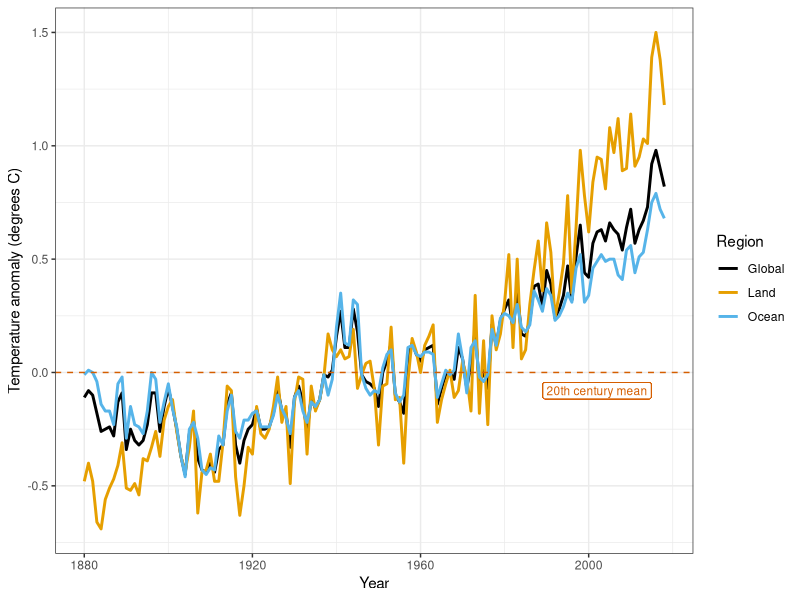
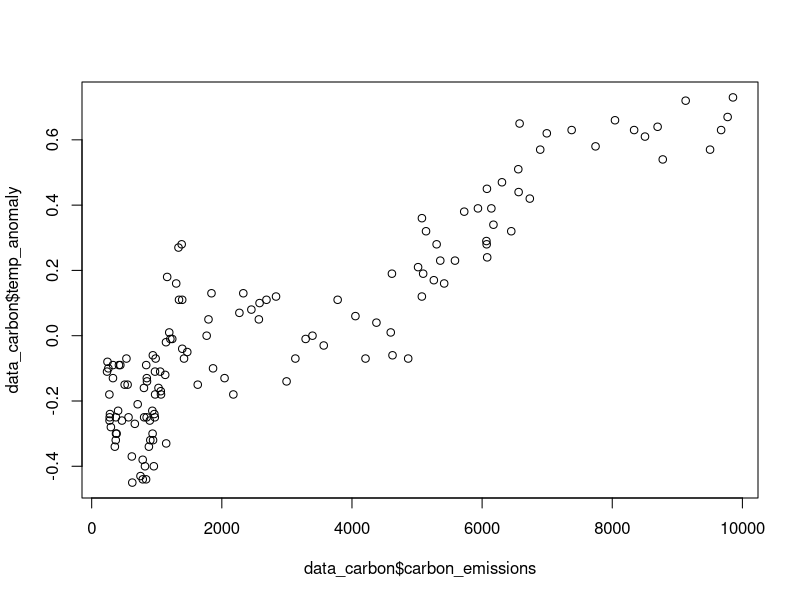
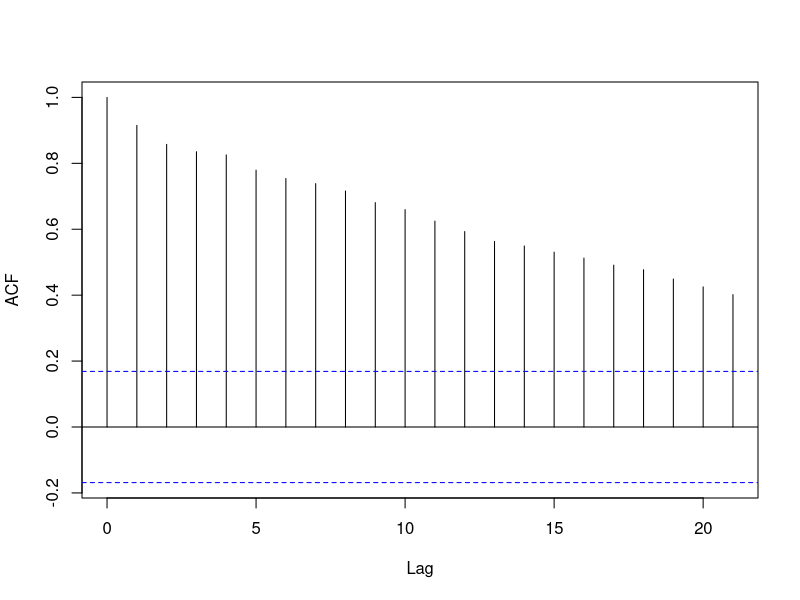
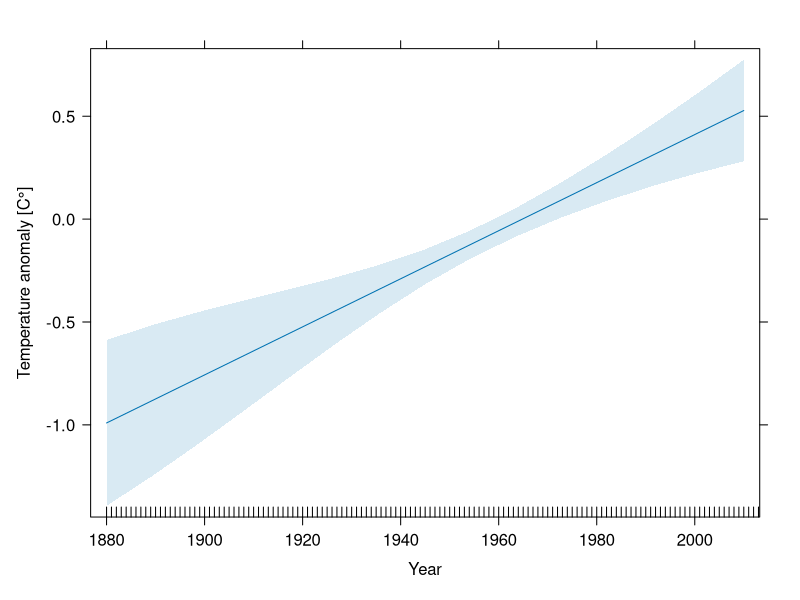
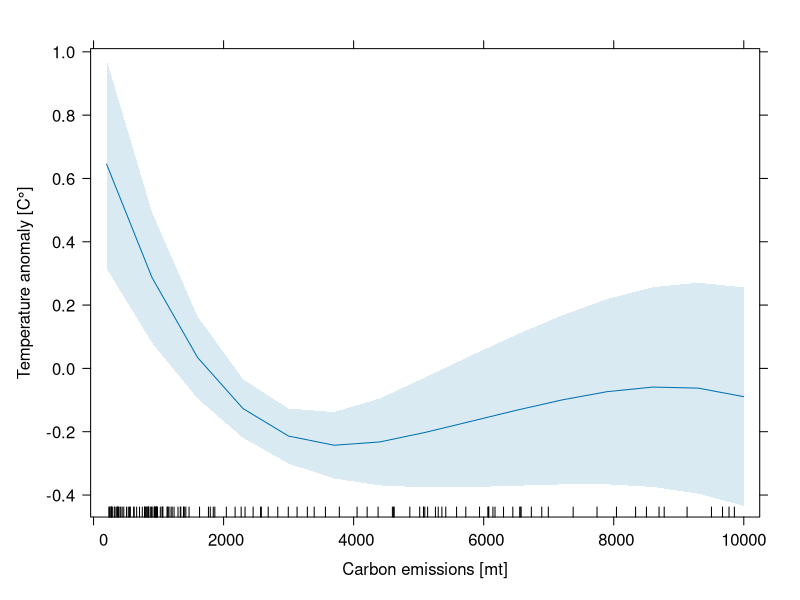

The R script that drew these images, in order:
# -----------------------------
# Teaching example:  climate change data
# -----------------------------

rm(list=ls())

library(dslabs)
library(tidyverse)
library(vegan)
library(sandwich)
library(Hmisc)
library(kableExtra)
library(splines)
library(effects) 
library(lmtest)
library(rms)

# Load data from R-package dslabs
data(temp_carbon)
temp_carbon <- temp_carbon[order(temp_carbon$year),]
data_carbon <- temp_carbon[temp_carbon$year > 1879 & temp_carbon$year <2015, c("temp_anomaly", "carbon_emissions", "year")]


# Set colorblind-friendly color palette
colorblind_palette <- c("black", "#E69F00", "#56B4E9", "#009E73",
                        "#CC79A7", "#F0E442", "#0072B2", "#D55E00")


# Line plot of anthropogenic carbon emissions over 250+ years
temp_carbon %>%
  select(Year = year, Global = temp_anomaly, Land = land_anomaly, Ocean = ocean_anomaly) %>%
  gather(Region, Temp_anomaly, Global:Ocean) %>%
  ggplot(aes(Year, Temp_anomaly, col = Region)) +
  geom_line(size = 1) +
  theme_bw() +
  geom_hline(aes(yintercept = 0), col = colorblind_palette[8], lty = 2) +
  geom_label(aes(x = 2002, y = -.08), col = colorblind_palette[8], 
             label = "20th century mean", size = 3) +
  ylab("Temperature anomaly (degrees C)") +
  xlim(c(1880, 2018)) +
  scale_color_manual(values = colorblind_palette) 


# Redundancy analysis
redun(~data_carbon$year+data_carbon$carbon_emissions)

# Correlation matrix
cor(data_carbon)
plot(data_carbon$carbon_emissions,data_carbon$temp_anomaly)

# Test for autocorrelation function of temperature nomalies
acf(data_carbon$temp_anomaly,main='')


#----------------------------- Model building ------------------------------------
# Simple models with HAC estimator
# define a covariance function
# the following estimator is defined according to section 3.2 in 
# https://cran.r-project.org/web/packages/sandwich/vignettes/sandwich.pdf
# (for the function parameters, see the paragraph on p 7)
vcov_function <- function(x,...) {
  kernHAC(x, order.by = ~ year, 
          data = data_carbon,
          bw = bwAndrews, 
          kernel = "Quadratic Spectral", 
          approx = "AR(1)")
}

# Build the univariable and the multivariable linear models
lm.res1 <- (lm(temp_anomaly ~ year, data=data_carbon))
coeftest(lm.res1, vcov. = kernHAC)
confint(coeftest(lm.res1, vcov. = kernHAC))

lm.res2 <- (lm(temp_anomaly ~ carbon_emissions, data=data_carbon))
coeftest(lm.res2, vcov. = kernHAC)
confint(coeftest(lm.res2, vcov. = kernHAC))

lm.res3 <- (lm(temp_anomaly ~ year + carbon_emissions, data=data_carbon))
coeftest(lm.res3, vcov. = kernHAC)
confint(coeftest(lm.res3, vcov. = kernHAC))
vif(lm.res3)



# Model selection including non-linear relationships
fit.lm <- list()
var_year<- c('year', paste0('ns(year,df=',3:5,')'))
var_carbon <-c('carbon_emissions', paste0('ns(carbon_emissions,df=',3:5,')'))
var_combs <- expand.grid(var_year, var_carbon)
lm_formula <- c(var_year,var_carbon, apply(var_combs, 1, paste, collapse="+"))

fit.lm <- lapply(lm_formula, function(x) lm(as.formula(paste0("temp_anomaly~", x)),  data=data_carbon))
eff.time <- c(var_year,rep('-',4), paste0(var_combs[,1]))
eff.carbon <- c(rep('-',4), var_carbon, paste0(var_combs[,2]))

fit.lm.stats <- data.frame(t(sapply(1:length(fit.lm), function(x) c(paste0('Model ',x),
                                                                    summary(fit.lm[[x]])$df[1], 
                                                                    round(AIC(fit.lm[[x]]),2),
                                                                    round(extractAIC(fit.lm[[x]], k=2)[2],2),
                                                                    round(BIC(fit.lm[[x]]),2), 
                                                                    round(summary(fit.lm[[x]])$adj.r.squared,2), 
                                                                    round(sum((data_carbon$temp_anomaly-fit.lm[[x]]$fitted.values)^2),2),
                                                                    round(sum(fit.lm[[x]]$residuals^2),2)))))
fit.lm.stats <- cbind(fit.lm.stats[,1], eff.time,eff.carbon, fit.lm.stats[,2:ncol(fit.lm.stats)])
colnames(fit.lm.stats) <- c('Model','Time effect','Carbon effect','df', 'AIC','AICc', 'BIC', 'adj R2', 'MSE', 'SSE')
fit.lm.stats


# Final model according to AIC
fit.final <- lm(temp_anomaly ~ year + ns(carbon_emissions,df=5), data=data_carbon)
coeftest(fit.final, vcov. = kernHAC)
confint(coeftest(fit.final, vcov. = kernHAC))

# Effect plots
eff.temp <- allEffects(fit.final)
as.data.frame(eff.temp$year)
as.data.frame(eff.temp$`ns(carbon_emissions,df=5)`)

plot(allEffects(fit.final)[1], main="", xlab=c("Year"), ylab="Temperature anomaly [C°]")
plot(allEffects(fit.final)[2], main="", xlab=c("Carbon emissions [mt]"), ylab="Temperature anomaly [C°]")
